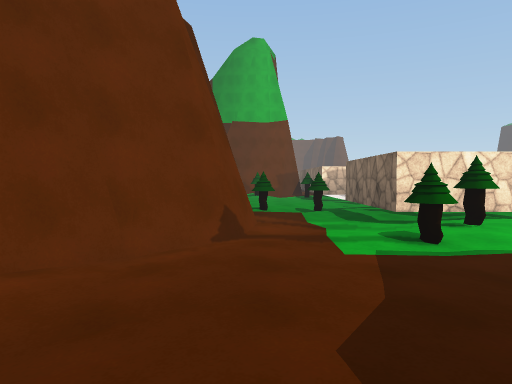
[1] (above)

24 first-person views from a walk through a Unity game level. The camera is 1.5 m above the floor, tilts 2° down and sees 70° across. The floor is counted in squares, 1.8 m on a side. Each view is taken from the middle of a square. On the plan, view 1 faces up. The plan holds only what a view shows up to about 12 squares ahead; the rest is blank. The place goes on beyond the plan. The player character is not drawn. Some surface patterns are stand-ins.

[2]
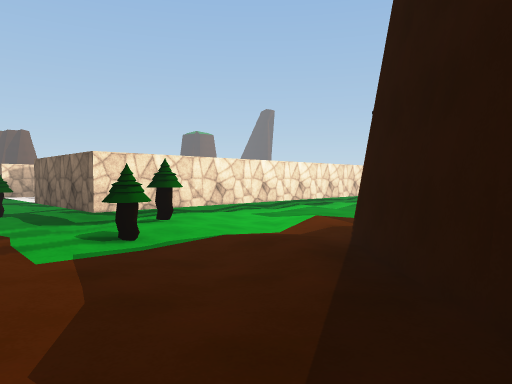

[3]
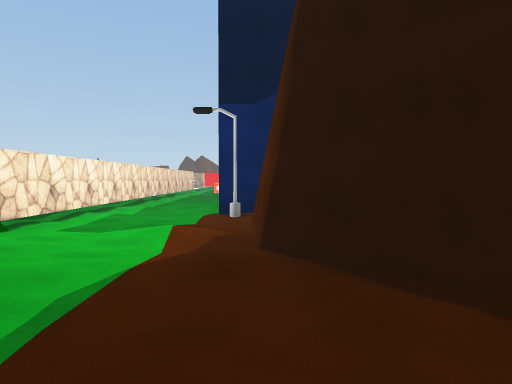

[4]
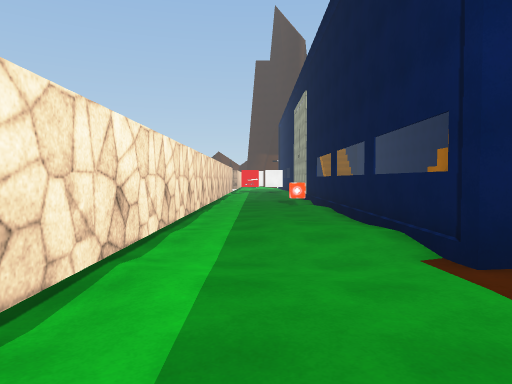

[5]
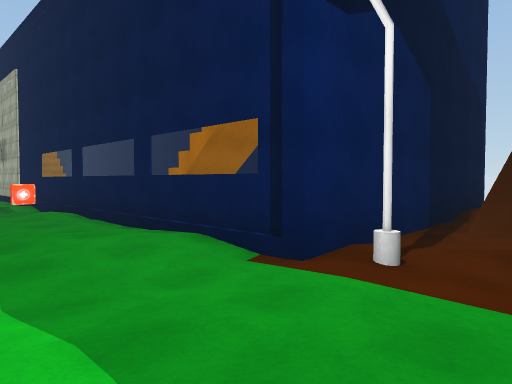

[6]
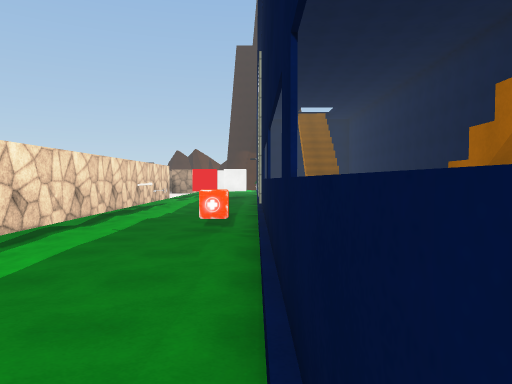

[7]
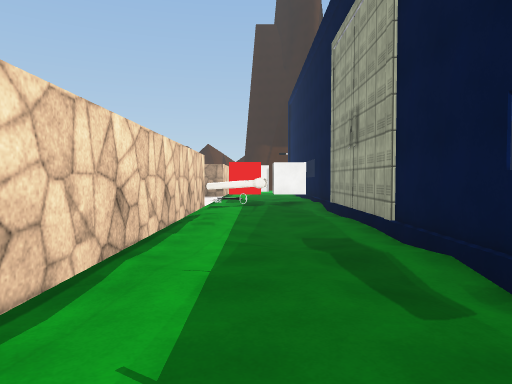

[8]
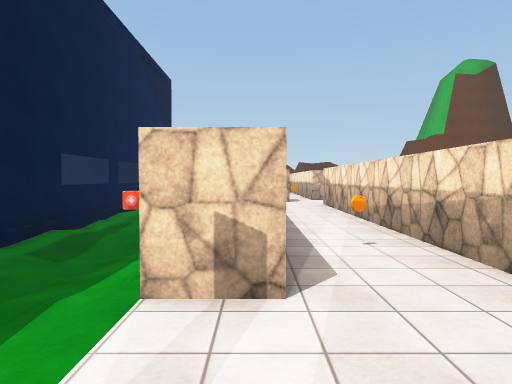

[9]
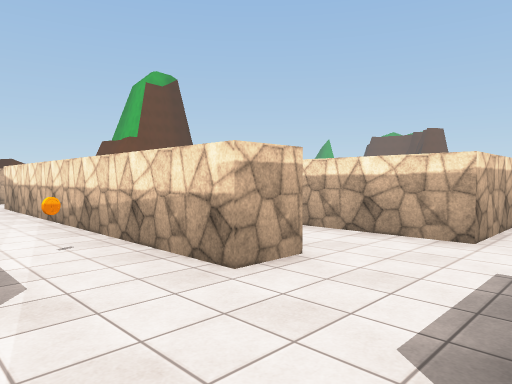

[10]
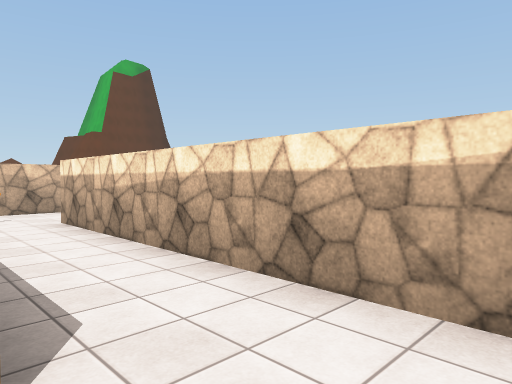

[11]
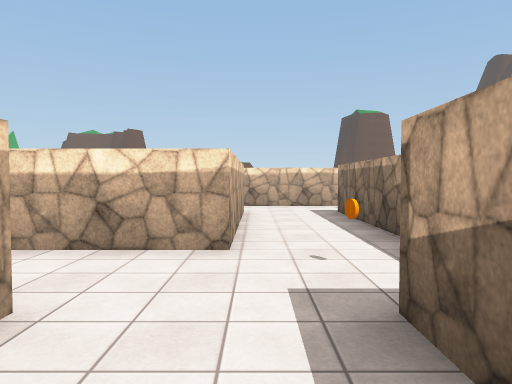

[12]
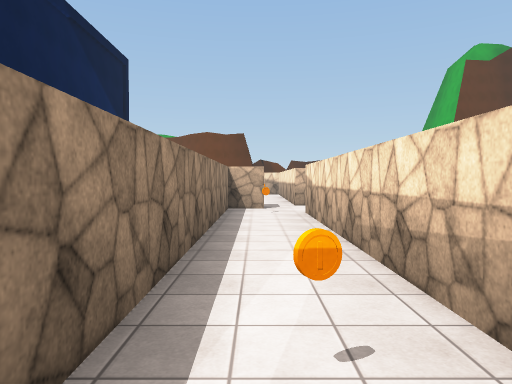

[13]
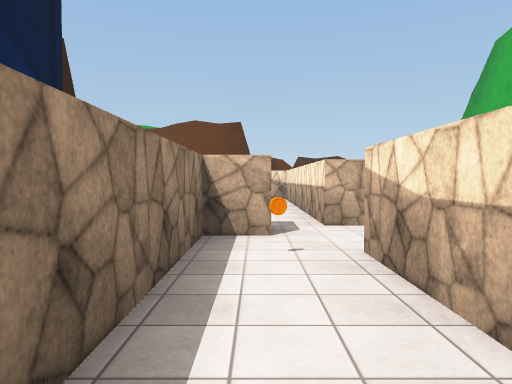

[14]
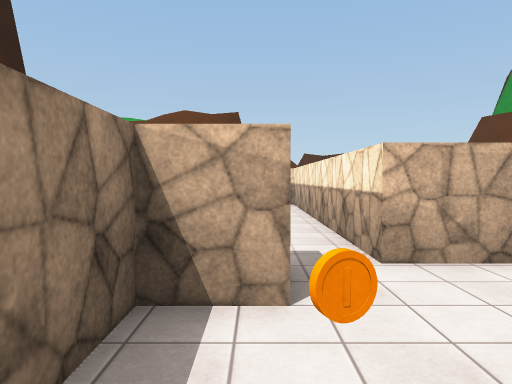

[15]
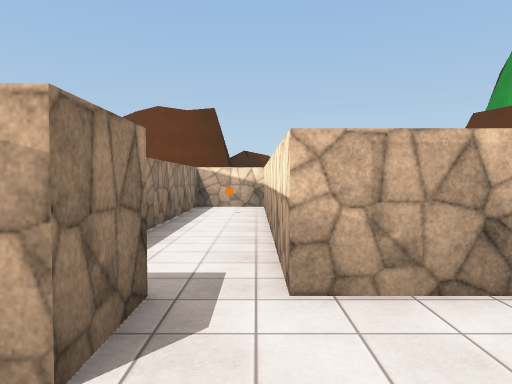

[16]
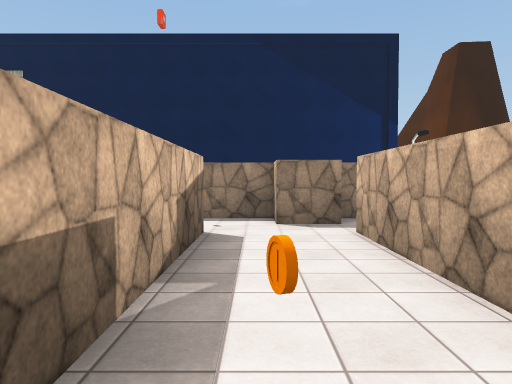

[17]
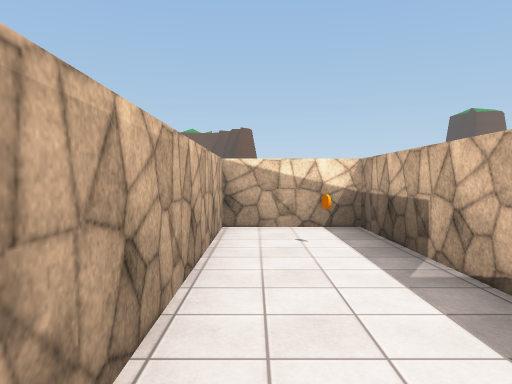

[18]
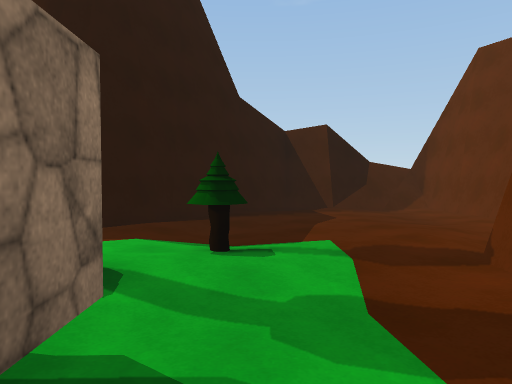

[19]
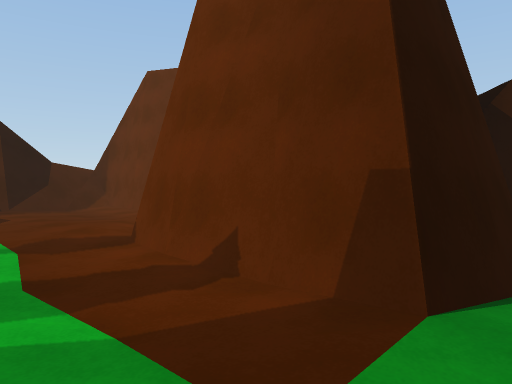

[20]
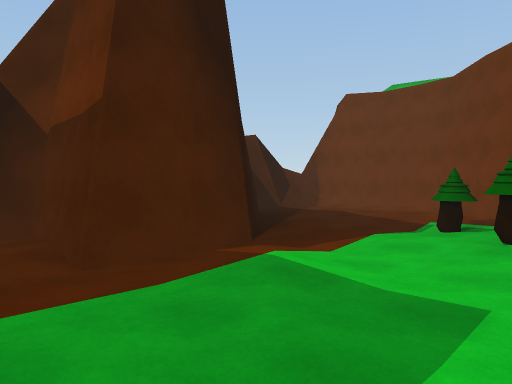

[21]
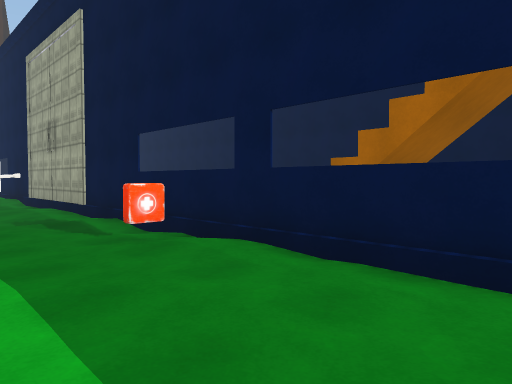

[22]
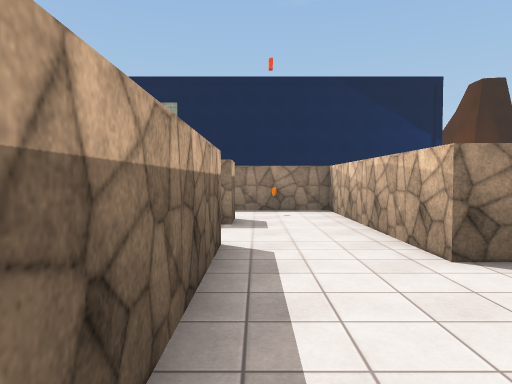

[23]
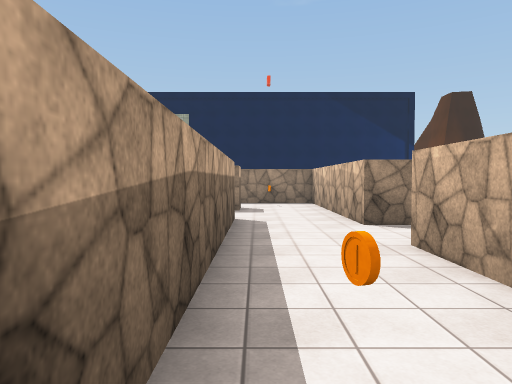

[24]
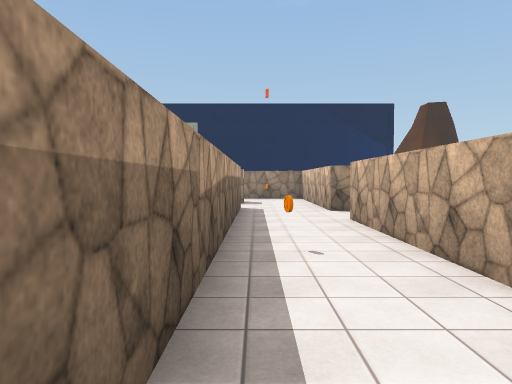

### Floor plan
Key: @ floor where view 1 was taken; # wall or solid block; . main floor; - floor 0.25 m lower than the main floor; _ floor 0.5 m lower than the main floor; / step, stairs or slope; = window, fence, low wall or low ledge; C red cube; W white cube; O other object.
Columns run from 4 left of view 1 to 27 right of it. Each row starts with its distance up from view 1.
 27                       .
 26                      ..#
 25                      ..#
 24                     #..#
 23                     #.O#
 22                     #..#
 21                     #..#      ##
 20                     #..#      ..
 19                     ...#      ..
 18                    ....#     #..
 17                 #####..#     #..
 16                 #..##..      #..
 15                 #.O##...     #..
 14                 #..##..#######..
 13       -/        #..##..........O
 12      -//        #..##.O.........
 11     //###########..##########..#
 10    /#_-##......................#
  9 ####/--##.O......#.O.......O...
  8    #/_-######################...
  7    #/--/------/--_------/----///
  6    #/-/-#/---/_//-----O--///--/C
  5   ##--#--_/---_//---/O-/-///--/W
  4  ##/-----_-/--////////////#####/
  3  #----_/-###//#############   ##
  2  #/_----####--#
  1  #-----##  #--#
  0  #--@-##   ##-#
 -1  #/####      /#
 -2  #=##        /#
 -3              /#

Where each view was taken, in squares from view 1:
view 1: 0 up, 0 right, facing up
view 2: 0 up, 0 right, facing up-right
view 3: 3 up, 0 right, facing right
view 4: 6 up, 6 right, facing right
view 5: 7 up, 7 right, facing down-right
view 6: 4 up, 11 right, facing right
view 7: 6 up, 16 right, facing right
view 8: 8 up, 27 right, facing left
view 9: 8 up, 27 right, facing up-left
view 10: 11 up, 26 right, facing up-left
view 11: 9 up, 26 right, facing up
view 12: 9 up, 24 right, facing left
view 13: 9 up, 19 right, facing left
view 14: 9 up, 16 right, facing left
view 15: 10 up, 15 right, facing left
view 16: 16 up, 14 right, facing down
view 17: 10 up, 13 right, facing up
view 18: 9 up, 2 right, facing down
view 19: 10 up, 2 right, facing down-left
view 20: 7 up, 9 right, facing down-left
view 21: 7 up, 13 right, facing down-right
view 22: 21 up, 18 right, facing down
view 23: 24 up, 18 right, facing down
view 24: 27 up, 18 right, facing down
